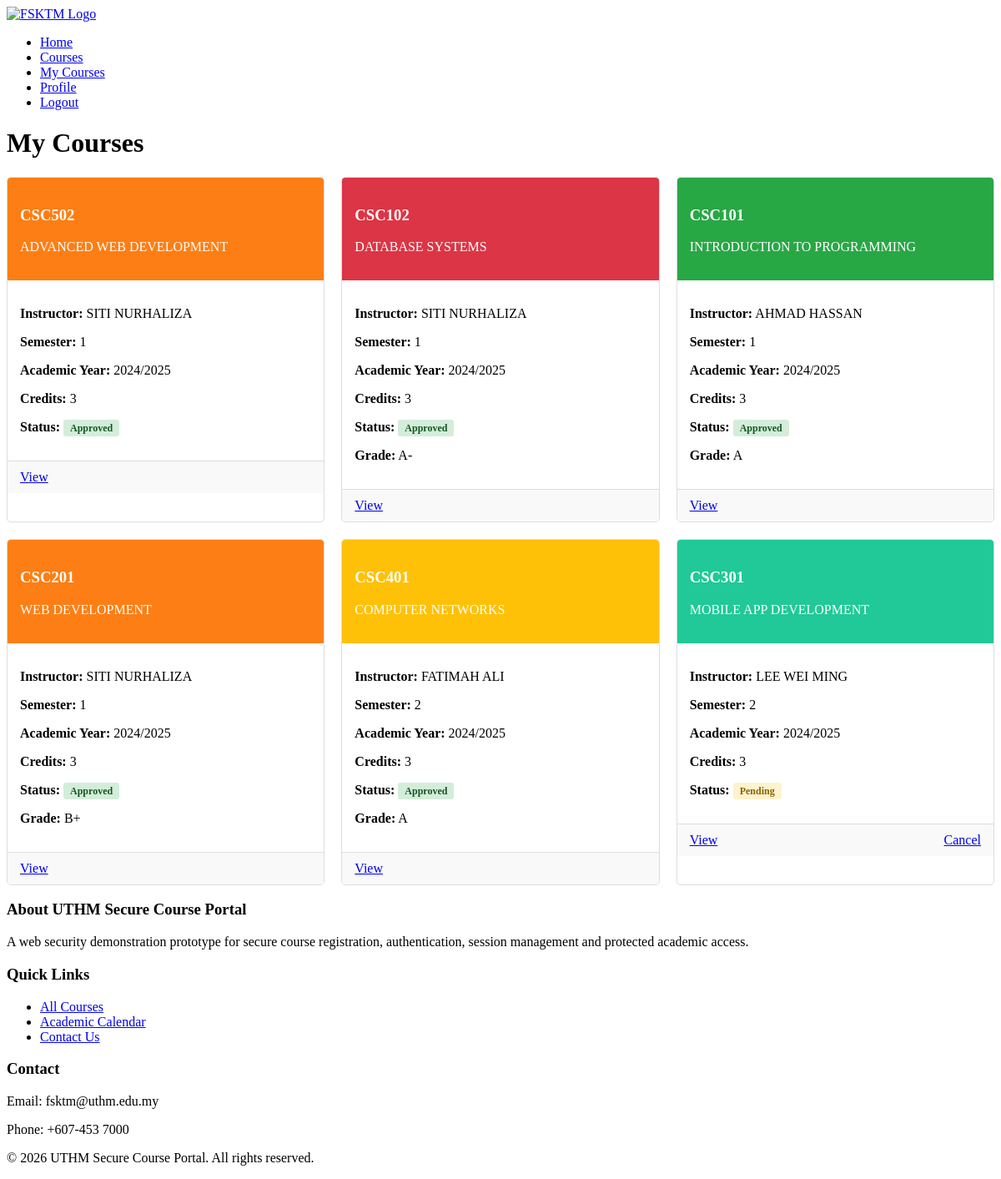
Page /fsktm-course-system/pages/my-courses.php (signed in) on the committed database.
### tables this page shows
CREATE TABLE `registrations` (
  `registration_id` int(11) NOT NULL,
  `user_id` int(11) NOT NULL,
  `course_id` int(11) NOT NULL,
  `registration_date` timestamp NOT NULL DEFAULT current_timestamp(),
  `status` enum('pending','approved','rejected','dropped','completed') DEFAULT 'pending',
  `grade` varchar(3) DEFAULT NULL,
  `attendance_percentage` decimal(5,2) DEFAULT 0.00,
  `final_marks` decimal(5,2) DEFAULT 0.00,
  `notes` text DEFAULT NULL
);

CREATE TABLE `courses` (
  `course_id` int(11) NOT NULL,
  `course_code` varchar(10) NOT NULL,
  `course_name` varchar(100) NOT NULL,
  `description` text DEFAULT NULL,
  `credits` int(11) NOT NULL DEFAULT 3,
  `semester` enum('1','2','3') NOT NULL,
  `academic_year` varchar(9) NOT NULL,
  `max_students` int(11) DEFAULT 40,
  `current_enrolled` int(11) DEFAULT 0,
  `instructor_id` int(11) DEFAULT NULL,
  `schedule_day` varchar(20) DEFAULT NULL,
  `schedule_time` varchar(50) DEFAULT NULL,
  `classroom` varchar(20) DEFAULT NULL,
  `course_image` varchar(255) DEFAULT 'default-course.jpg',
  `prerequisites` text DEFAULT NULL,
  `category_id` int(11) DEFAULT NULL,
  `is_active` tinyint(1) DEFAULT 1,
  `created_at` timestamp NOT NULL DEFAULT current_timestamp(),
  `updated_at` timestamp NOT NULL DEFAULT current_timestamp() ON UPDATE current_timestamp()
);

CREATE TABLE `users` (
  `user_id` int(11) NOT NULL,
  `username` varchar(50) NOT NULL,
  `email` varchar(100) NOT NULL,
  `password` varchar(255) NOT NULL,
  `first_name` varchar(50) NOT NULL,
  `last_name` varchar(50) NOT NULL,
  `user_type` enum('student','lecturer','admin') DEFAULT 'student',
  `profile_picture` varchar(255) DEFAULT 'default-avatar.png',
  `phone` varchar(20) DEFAULT NULL,
  `date_of_birth` date DEFAULT NULL,
  `student_id` varchar(20) DEFAULT NULL,
  `staff_id` varchar(20) DEFAULT NULL,
  `address` text DEFAULT NULL,
  `department` varchar(100) DEFAULT NULL,
  `created_at` timestamp NOT NULL DEFAULT current_timestamp(),
  `updated_at` timestamp NOT NULL DEFAULT current_timestamp() ON UPDATE current_timestamp(),
  `is_active` tinyint(1) DEFAULT 1,
  `last_login` timestamp NULL DEFAULT NULL,
  `failed_login_attempts` int(11) NOT NULL DEFAULT 0,
  `locked_until` datetime DEFAULT NULL
);

### fsktm-course-system/includes/functions.php (called while the page is built, shortened)
<?php
function isLoggedIn() {
    $timeout = defined('SESSION_TIMEOUT_SECONDS') ? (int) SESSION_TIMEOUT_SECONDS : (30 * 60);
    if ($timeout > 0) {
        $lastActivity = isset($_SESSION['last_activity']) ? (int) $_SESSION['last_activity'] : time();
    }
    return true;
}
function isStudent() {
    return isLoggedIn() && $_SESSION['user_type'] === ROLE_STUDENT;
}

### fsktm-course-system/pages/my-courses.php (the view, shortened to what this page needs)
<?php
require_once '../includes/functions.php';
$db = new Database();
$conn = $db->getConnection();
$courses = [];
if (isStudent()) {
    $query = "SELECT r.*, c.course_code, c.course_name, c.credits, c.semester, c.academic_year,
                     u.first_name, u.last_name, cc.category_name, cc.color_code
              FROM registrations r
              JOIN courses c ON r.course_id = c.course_id
              LEFT JOIN users u ON c.instructor_id = u.user_id
              LEFT JOIN course_categories cc ON c.category_id = cc.category_id
              WHERE r.user_id = ?
              ORDER BY c.semester, c.course_name";
    $stmt = $conn->prepare($query);
    if ($stmt) {
        $stmt->bind_param("i", $_SESSION['user_id']);
        $stmt->execute();
        $result = $stmt->get_result();
        $courses = $result->fetch_all(MYSQLI_ASSOC);
    }
}
$pageTitle = isStudent() ? "My Courses" : "My Teaching Courses";
include '../includes/header.php';
?>
<div class="my-courses-container">
    <h1><?php echo $pageTitle; ?></h1>
    <?php if (empty($courses)): ?>
        <div class="no-courses">
            <p>You are not currently <?php echo isStudent() ? 'registered for' : 'teaching'; ?> any courses.</p>
            <a href="<?php echo BASE_URL; ?>/pages/courses.php" class="btn btn-primary">Browse Courses</a>
        </div>
    <?php else: ?>
        <div class="course-grid">
            <?php foreach ($courses as $course): ?>
                <div class="course-card" data-semester="<?php echo $course['semester']; ?>">
                    <div class="course-header" style="background-color: <?php echo $course['color_code'] ?? '#007bff'; ?>">
                        <h3><?php echo $course['course_code']; ?></h3>
                        <p><?php echo $course['course_name']; ?></p>
                    </div>
                    <div class="course-body">
                        <?php if (isStudent()): ?>
                            <p><strong>Instructor:</strong> <?php echo isset($course['first_name']) ? $course['first_name'] . ' ' . $course['last_name'] : 'Not assigned'; ?></p>
                        <?php endif; ?>
                        <p><strong>Semester:</strong> <?php echo $course['semester']; ?></p>
                        <p><strong>Academic Year:</strong> <?php echo $course['academic_year']; ?></p>
                        <p><strong>Credits:</strong> <?php echo $course['credits']; ?></p>
                        <?php if (isStudent() && isset($course['status'])): ?>
                            <p><strong>Status:</strong>
                                <span class="status-badge <?php echo strtolower($course['status']); ?>">
                                    <?php echo ucfirst($course['status']); ?>
                                </span>
                            </p>
                            <?php if (!empty($course['grade'])): ?>
                                <p><strong>Grade:</strong> <?php echo $course['grade']; ?></p>
                            <?php endif; ?>
                        <?php endif; ?>
                    </div>
                    <div class="course-actions">
                        <?php if (isStudent()): ?>
                            <a href="<?php echo BASE_URL; ?>/pages/course-details.php?id=<?php echo $course['course_id']; ?>" class="btn btn-secondary">View</a>
                            <?php if (isset($course['status']) && $course['status'] === 'pending'): ?>
                                <a href="<?php echo BASE_URL; ?>/api/registration-api.php?action=cancel&id=<?php echo $course['registration_id']; ?>" class="btn btn-danger" onclick="return confirm('Are you sure you want to cancel this registration?')">Cancel</a>
                            <?php endif; ?>
                        <?php endif; ?>
                    </div>
                </div>
            <?php endforeach; ?>
        </div>
    <?php endif; ?>
</div>
<?php include '../includes/footer.php'; ?>

### fsktm-course-system/includes/header.php (shortened to what this page needs)
<!DOCTYPE html>
<html lang="en">
<link rel="stylesheet" href="https://cdn.datatables.net/1.11.5/css/dataTables.bootstrap4.min.css">
<head>
    <link rel="stylesheet" href="<?php echo BASE_URL; ?>/assets/css/style.css">
    <link rel="stylesheet" href="<?php echo BASE_URL; ?>/assets/css/responsive.css">
    <link rel="stylesheet" href="<?php echo BASE_URL; ?>/assets/css/admin.css">
    <link rel="stylesheet" href="https://cdnjs.cloudflare.com/ajax/libs/font-awesome/6.0.0-beta3/css/all.min.css">
</head>
<body>
    <header class="main-header">
        <div class="container">
            <div class="logo">
                <a href="<?php echo BASE_URL; ?>">
                    <img src="<?php echo BASE_URL; ?>/assets/images/logo.png" alt="FSKTM Logo">
                </a>
            </div>
            <nav class="main-nav">
                <ul>
                    <li><a href="<?php echo BASE_URL; ?>">Home</a></li>
                    <li><a href="<?php echo BASE_URL; ?>/pages/courses.php">Courses</a></li>
                    <?php if (isset($_SESSION['user_id'])): ?>
                        <li><a href="<?php echo BASE_URL; ?>/pages/my-courses.php">My Courses</a></li>
                        <li><a href="<?php echo BASE_URL; ?>/pages/profile.php">Profile</a></li>
                        <li><a href="<?php echo BASE_URL; ?>/pages/auth/logout.php">Logout</a></li>
                    <?php else: ?>
                        <li><a href="<?php echo BASE_URL; ?>/pages/auth/login.php">Login</a></li>
                        <li><a href="<?php echo BASE_URL; ?>/pages/auth/register.php">Register</a></li>
                    <?php endif; ?>
                </ul>
            </nav>
        </div>
    </header>
    <main class="container">

### fsktm-course-system/includes/footer.php (shortened to what this page needs)
    </main>
    <footer class="main-footer">
        <div class="container">
            <div class="footer-section">
                <h3>About UTHM Secure Course Portal</h3>
                <p>A web security demonstration prototype for secure course registration, authentication, session management and protected academic access.</p>
            </div>
            <div class="footer-section">
                <h3>Quick Links</h3>
                <ul>
                    <li><a href="<?php echo BASE_URL; ?>/pages/courses.php">All Courses</a></li>
                    <li><a href="#">Academic Calendar</a></li>
                    <li><a href="#">Contact Us</a></li>
                </ul>
            </div>
            <div class="footer-section">
                <h3>Contact</h3>
                <p>Email: fsktm@uthm.edu.my</p>
                <p>Phone: +607-453 7000</p>
            </div>
        </div>
        <div class="copyright">
            <p>&copy; <?php echo date('Y'); ?> UTHM Secure Course Portal. All rights reserved.</p>
        </div>
    </footer>
</body>
</html>

### fsktm-course-system/pages/my-courses.php (style rules this page uses)
.status-badge { padding: 3px 8px; border-radius: 3px; font-size: 12px; font-weight: bold; }
.status-badge.pending { background-color: #fff3cd; color: #856404; }
.status-badge.approved { background-color: #d4edda; color: #155724; }
.course-grid { display: grid; grid-template-columns: repeat(auto-fill, minmax(300px, 1fr)); gap: 20px; margin-top: 20px; }
.course-card { border: 1px solid #ddd; border-radius: 5px; overflow: hidden; transition: transform 0.3s ease; }
.course-header { padding: 15px; color: white; }
.course-body { padding: 15px; }
.course-actions { padding: 10px 15px; background-color: #f9f9f9; border-top: 1px solid #ddd; display: flex; justify-content: space-between; }

### rows in the picture
registrations: course.course_code "CSC502", course.course_name "ADVANCED WEB DEVELOPMENT", users.first_name "SITI", users.last_name "NURHALIZA", course.semester "1", course.academic_year "2024/2025", course.credits "3", status "Approved"
registrations: course.course_code "CSC102", course.course_name "DATABASE SYSTEMS", users.first_name "SITI", users.last_name "NURHALIZA", course.semester "1", course.academic_year "2024/2025", course.credits "3", status "Approved", grade "A-"
registrations: course.course_code "CSC101", course.course_name "INTRODUCTION TO PROGRAMMING", users.first_name "AHMAD", users.last_name "HASSAN", course.semester "1", course.academic_year "2024/2025", course.credits "3", status "Approved", grade "A"
registrations: course.course_code "CSC201", course.course_name "WEB DEVELOPMENT", users.first_name "SITI", users.last_name "NURHALIZA", course.semester "1", course.academic_year "2024/2025", course.credits "3", status "Approved", grade "B+"
registrations: course.course_code "CSC401", course.course_name "COMPUTER NETWORKS", users.first_name "FATIMAH", users.last_name "ALI", course.semester "2", course.academic_year "2024/2025", course.credits "3", status "Approved", grade "A"
registrations: course.course_code "CSC301", course.course_name "MOBILE APP DEVELOPMENT", users.first_name "LEE", users.last_name "WEI MING", course.semester "2", course.academic_year "2024/2025", course.credits "3", status "Pending"

### other values in the picture
$pageTitle "My Courses"
